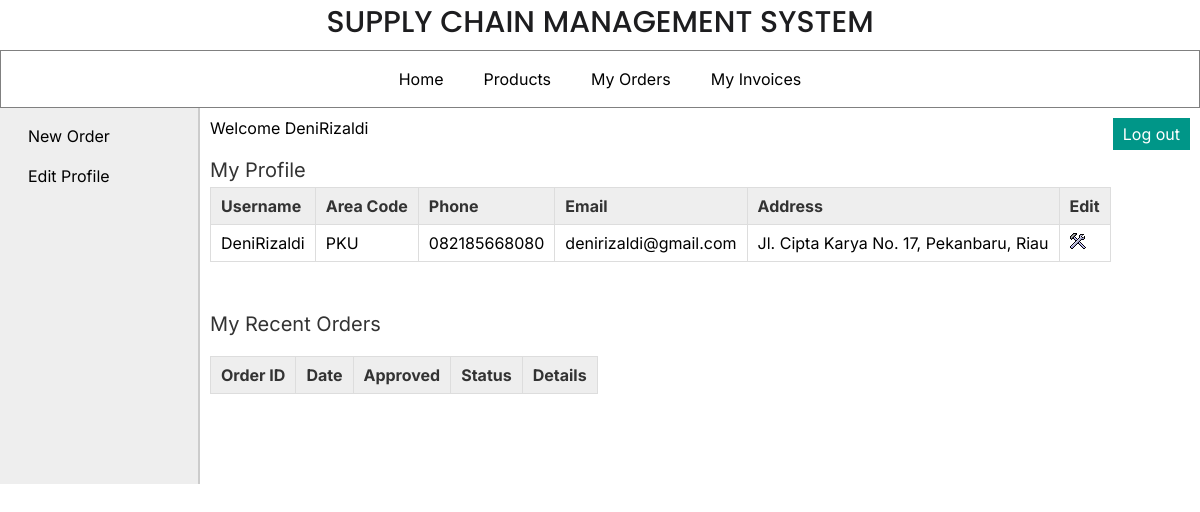
The page /retailer/index.php (signed in) on the database its author committed.
### tables this page shows
CREATE TABLE `retailer` (
  `retailer_id` int(11) NOT NULL,
  `username` varchar(25) NOT NULL,
  `password` varchar(25) NOT NULL,
  `address` varchar(200) NOT NULL,
  `area_id` int(11) NOT NULL,
  `phone` varchar(12) NOT NULL,
  `email` varchar(50) DEFAULT NULL
);

CREATE TABLE `area` (
  `area_id` int(11) NOT NULL,
  `area_name` varchar(50) NOT NULL,
  `area_code` varchar(10) NOT NULL
);

### retailer/index.php (the view, shortened to what this page needs)
<?php
	include("../includes/config.php");
	if(isset($_SESSION['retailer_login'])) {
		if($_SESSION['retailer_login'] == true) {
			$id = $_SESSION['retailer_id'];
			$query_selectRetailer = "SELECT * FROM retailer,area WHERE retailer.area_id=area.area_id AND retailer_id='$id'";
			$result_selectRetailer = mysqli_query($con,$query_selectRetailer);
			$row_selectRetailer = mysqli_fetch_array($result_selectRetailer);
		}
		else {
			header('Location:../index.php');
		}
	}
	else {
		header('Location:../index.php');
	}
?>
<!DOCTYPE html>
<html>
<head>
	<link rel="stylesheet" href="../includes/main_style.css" />
</head>
<body>
	<?php
		include("../includes/header.inc.php");
		include("../includes/nav_retailer.inc.php");
		include("../includes/aside_retailer.inc.php");
	?>
	<section>
		Welcome <?php echo $_SESSION['sessUsername']; ?>
		<article>
			<h2>My Profile</h2>
			<table class="table_displayData">
				<tr>
					<th>Username</th>
					<th>Area Code</th>
					<th>Phone</th>
					<th>Email</th>
					<th>Address</th>
					<th> Edit </th>
				</tr>
				<tr>
					<td> <?php echo $row_selectRetailer['username']; ?> </td>
					<td> <?php echo $row_selectRetailer['area_code']; ?> </td>
					<td> <?php echo $row_selectRetailer['phone']; ?> </td>
					<td> <?php echo $row_selectRetailer['email']; ?> </td>
					<td> <?php echo $row_selectRetailer['address']; ?> </td>
					<td> <a href="../retailer/edit_profile.php"><img src="../images/edit.png" alt="edit" /></a> </td>
				</tr>
			</table>
		</article>
		<article>
			<h2>My Recent Orders</h2>
			<table class="table_displayData" style="margin-top:20px;">
			<tr>
				<th> Order ID </th>
				<th> Date </th>
				<th> Approved </th>
				<th> Status </th>
				<th> Details </th>
			</tr>
		</table>
		</article>
	</section>
</body>
</html>

### includes/main_style.css (style rules this page uses)
* { font-family: 'Inter', Helvetica, sans-serif; margin:0px; padding:0px; box-sizing: border-box; }
a { text-decoration:none; }
section { width:1000px; padding:10px; padding-bottom:40px; }
article { margin-top:20px; margin-bottom:50px; }
article h2 { margin-bottom:5px; font-weight:normal; color:#333; font-size: 20px; }
table { border-collapse: collapse; }
.table_displayData td, .table_displayData th { border:1px solid #ddd; padding: 8px 10px; text-align: left; }
.table_displayData th { background-color:#eee; color:#333; }

### rows shown on the page
retailer: username "DeniRizaldi", area.area_code "PKU", phone "082185668080", email "denirizaldi@gmail.com", address "Jl. Cipta Karya No. 17, Pekanbaru, Riau"

### other values the page prints
$_SESSION['sessUsername'] "DeniRizaldi"
